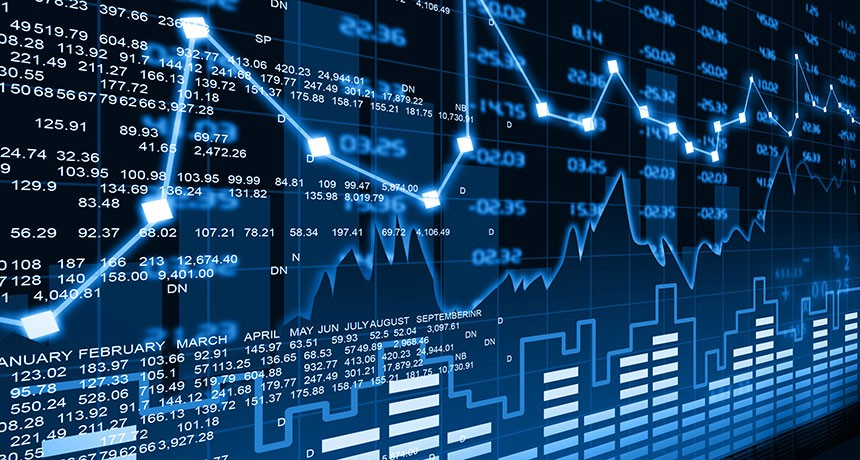
#> input picture Task-4/img.jpeg, 860 x 460 px
$ jupyter execute 'Image to Pencil Sketch.ipynb'
#> lines starting #> are read from the running program, lines starting #| are printed output that depends on the picture
# LetsGrowMore Virtual Internship 2021
 ## Task 04: Image to Pencil Sketch with Python
* Author: Bhavik Jikadara

## Let’s import it to get started with the task

### Import Libraries

[cell 1]
# Importing all libraries required in this notebook
import cv2
import matplotlib.pyplot as plt

### Read Photo
* The following command can be used to read image using OpenCV.

[cell 2]
img = cv2.imread('img.jpeg')
#> img is the input picture: shape (460, 860, 3); mean B, G, R 99, 63.7, 25.5

### Show Image using OpenCV
* Displaying image using OpenCV is not very straight forward. The following command can be used to display the photo.

[cell 3]
cv2.imshow('Original Image', img)
cv2.waitKey(0)
cv2.destroyAllWindows()

### Disply Using Matplotlib
* Display cv2 image using matplotlib

[cell 4]
plt.imshow(img)
plt.show()

### Convert BGR to RGB
* Using cvtColor method of OpenCV.

[cell 5]
RGB_img = cv2.cvtColor(img, cv2.COLOR_BGR2RGB)
plt.imshow(RGB_img)
plt.title('Original Image')
plt.show()

## Convert Image to a Pencil Sketch

### Step 1: Convert to Grey Image
* Using cvtColor function of OpenCV.

[cell 6]
grey_img = cv2.cvtColor(img, cv2.COLOR_BGR2GRAY)
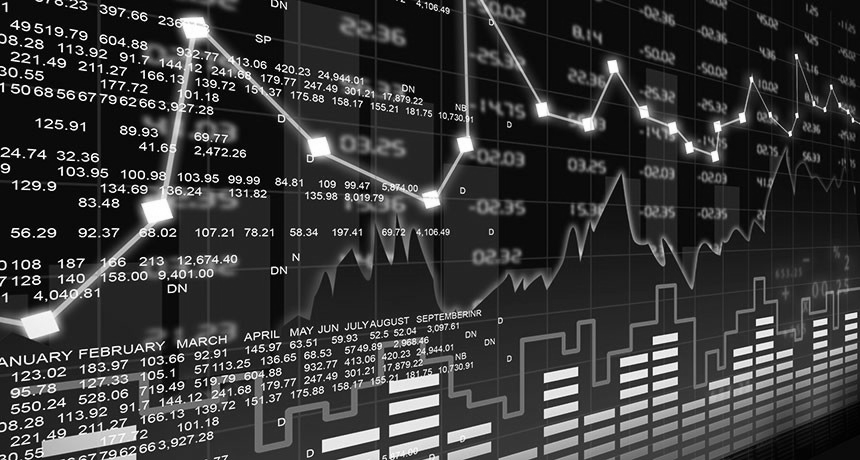
#> grey_img: shape (460, 860); min 0, max 255, mean 56.3
# plt.imshow(grey_img)
# plt.title('Grey Image')
# plt.show()
cv2.imshow("Sketch", grey_img)
cv2.waitKey(0)

### Step 2: Invert Image
* Inverting the image can be done by either of the following methods

[cell 7]
invert_img = cv2.bitwise_not(grey_img)
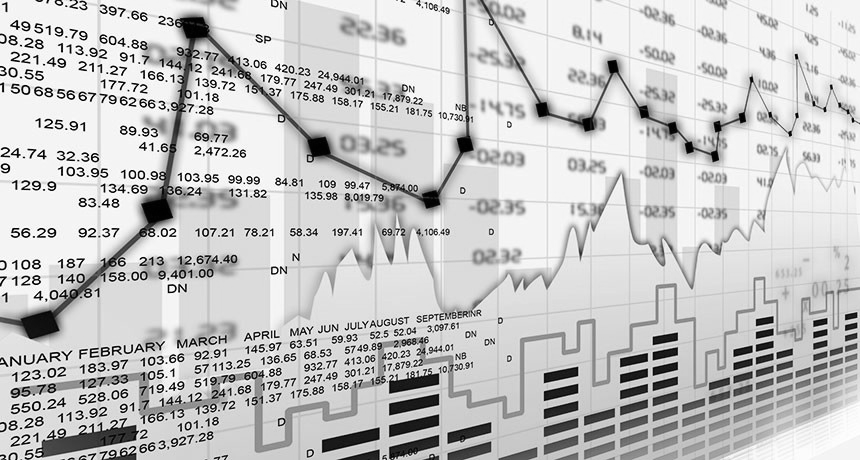
#> invert_img: shape (460, 860); min 0, max 255, mean 198.7
plt.imshow(invert_img)
plt.title('Invert Image')
plt.show()

### Step 3: Blur image

[cell 8]
blur_img=cv2.GaussianBlur(invert_img, (111,111),0)
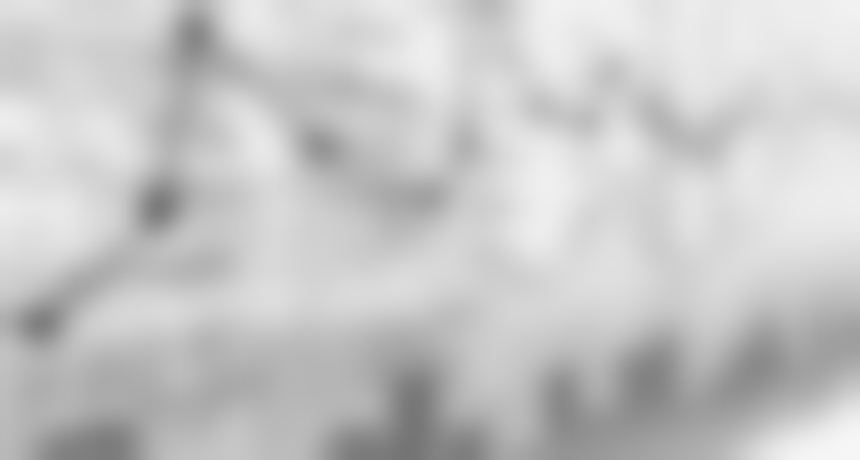
#> blur_img: shape (460, 860); min 116, max 246, mean 198.7
plt.imshow(blur_img)
plt.title('Blur Image')
plt.show()

### Step 4: Invert Blurred Image

[cell 9]
invblur_img=cv2.bitwise_not(blur_img)
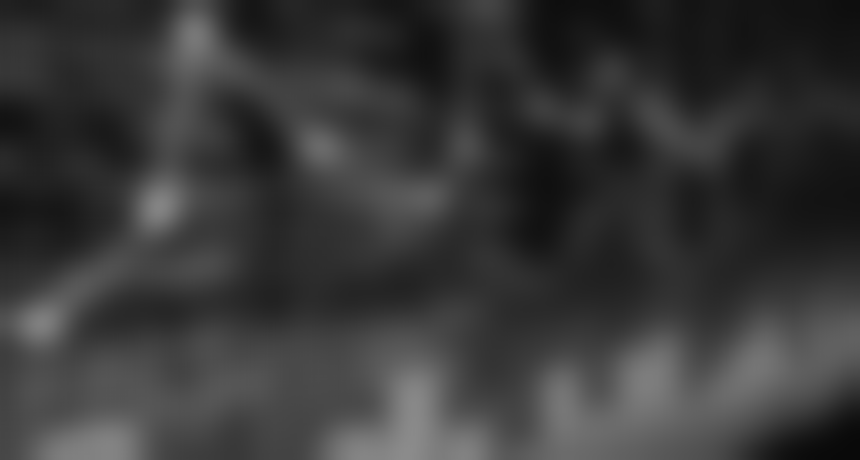
#> invblur_img: shape (460, 860); min 9, max 139, mean 56.3
plt.imshow(invblur_img)
plt.title('Invert Blurred Image')
plt.show()

### Step 5: Sketch

[cell 10]
sketch_img = cv2.divide(grey_img, invblur_img, scale= 256.0)
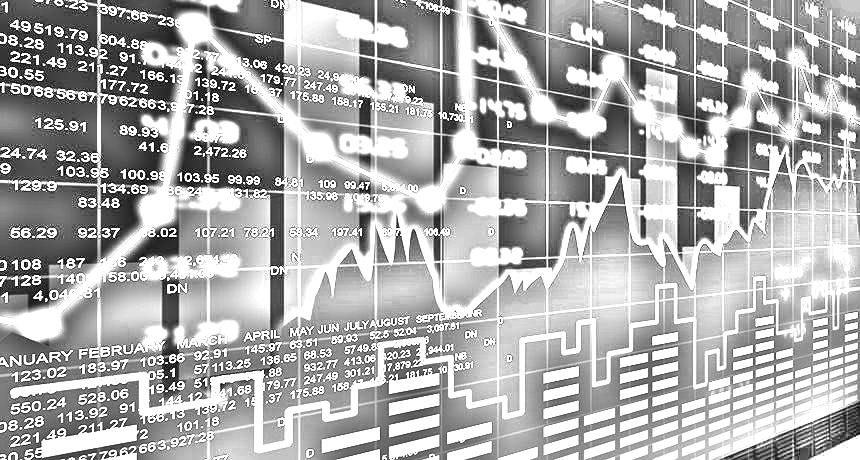
#> sketch_img: shape (460, 860); min 0, max 255, mean 171.7
plt.imshow(sketch_img)
plt.title('Sketch')
plt.show()

## Original Image vs Sketch
* We can display the original image and sketch side by side for comparison.

[cell 11]
plt.figure(figsize=(14,8))

# Original Image
plt.subplot(1,2,1)
plt.title('Original image', size=18)
plt.imshow(RGB_img)
plt.axis('off')

# Sketch Image
plt.subplot(1,2,2)
plt.title('Sketch', size=18)
rgb_sketch=cv2.cvtColor(sketch_img, cv2.COLOR_BGR2RGB)
plt.imshow(rgb_sketch)
plt.axis('off')
plt.show()
